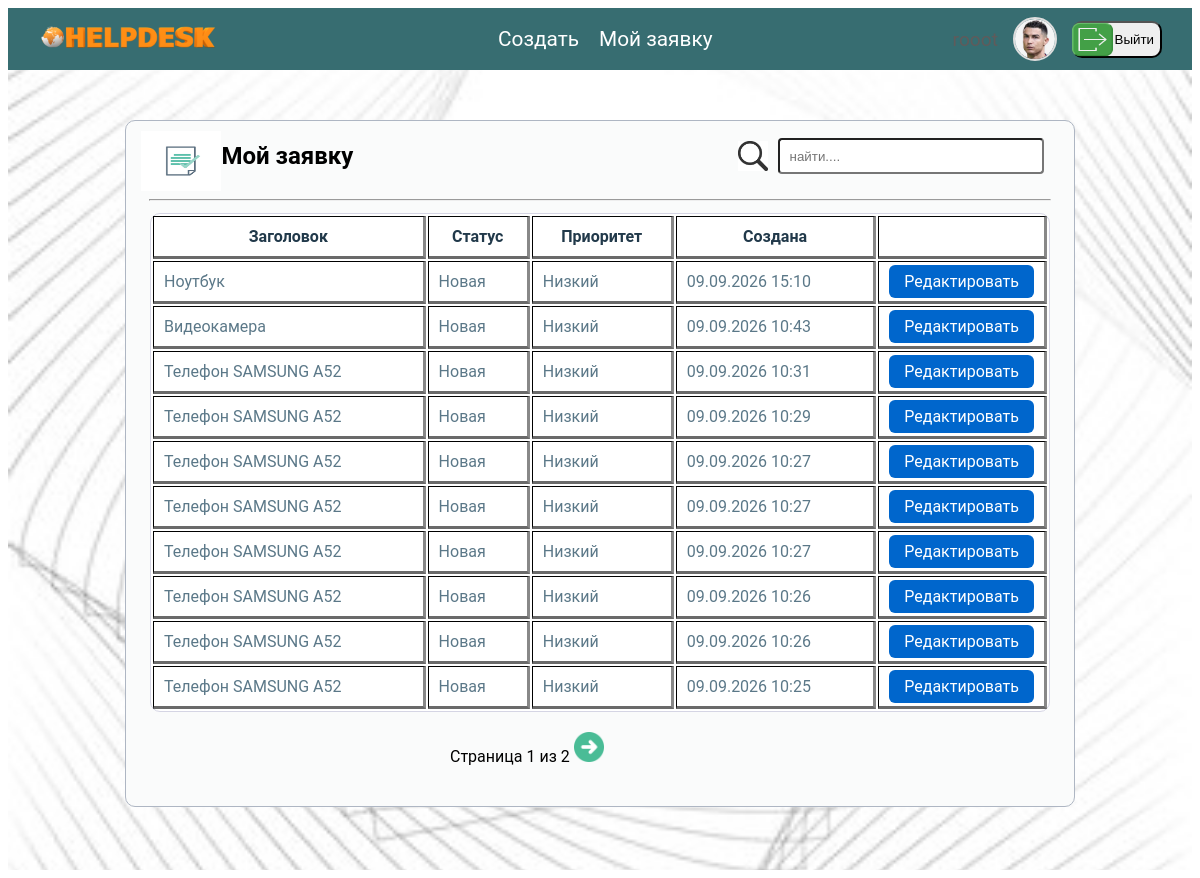
The app's page /tickets/my/ (signed in), older data.
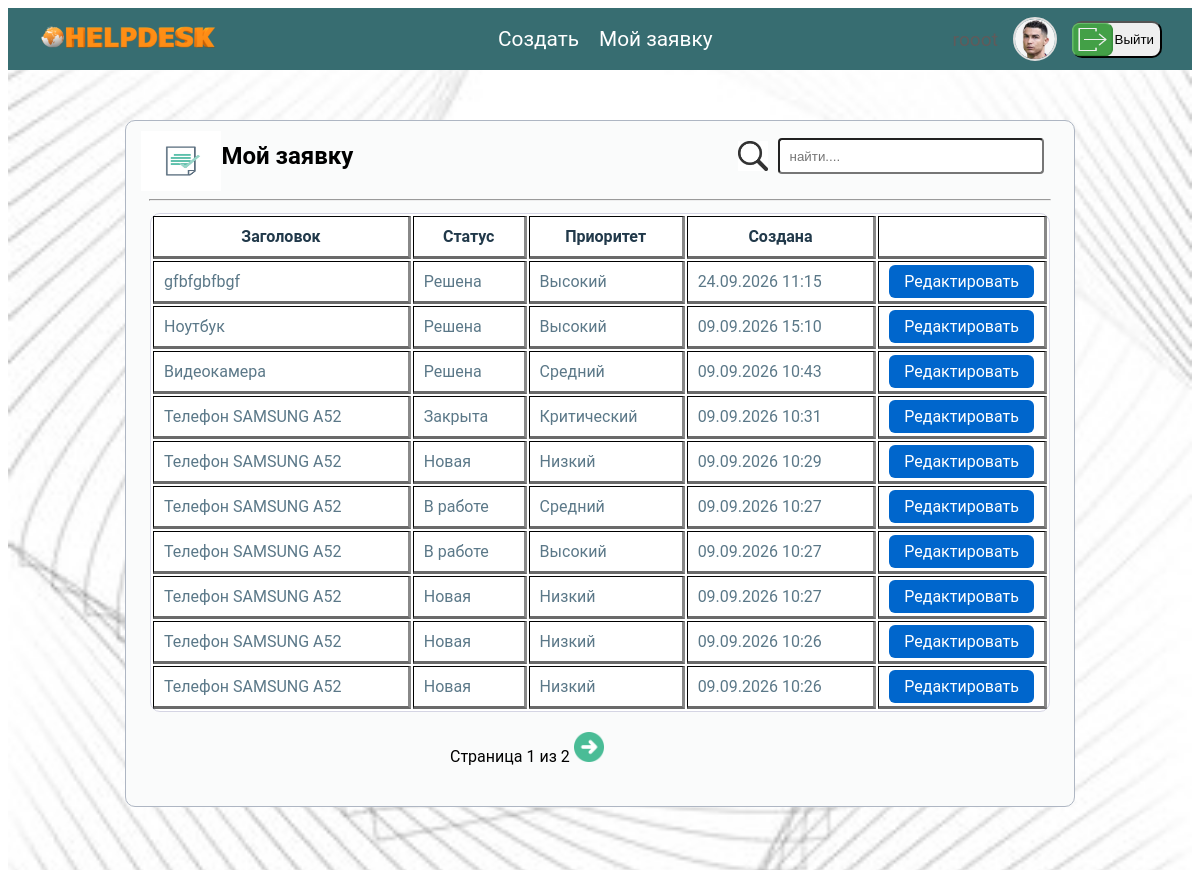
The same page, newer data.
### users/models.py (models this page shows, shortened)
class User(AbstractUser):
    class Roles(models.TextChoices):
        CLIENT = 'client', 'Клиент'
        SUPPORT = 'support', 'Сотрудник поддержки'
        ADMIN = 'admin', 'Администратор'
    role = models.CharField(max_length=10, choices=Roles.choices, default=Roles.CLIENT)
    photo = models.ImageField(upload_to='users/%Y/%m/%d', null=True, blank=True, verbose_name='Фотография')
    birth_date = models.DateField(blank=True, null=True, verbose_name='Дата рождения')
    ONLINE_THRESHOLD = timedelta(minutes=15)

### helpdeskside/models.py (models this page shows, shortened)
class Ticket(models.Model):
    class Status(models.TextChoices):
        NEW = 'NEW', 'Новая'
        IN_PROGRESS = 'IN_PROGRESS', 'В работе'
        WAITING = 'WT', 'Ожидание'
        RESOLVED = 'RL', 'Решена'
        CLOSED = 'CL', 'Закрыта'
    class Priority(models.TextChoices):
        LOW = 'LOW', 'Низкий'
        MEDIUM = 'MEDIUM', 'Средний'
        HIGH = 'HIGH', 'Высокий'
        CRITICAL = 'CRITICAL', 'Критический'
    title = models.CharField(max_length=250, verbose_name='Заголовка')
    description = models.TextField(verbose_name='Описание')
    author = models.ForeignKey(
        settings.AUTH_USER_MODEL,
        on_delete=models.CASCADE,
        related_name='created_tickets')
    assigned_to = models.ForeignKey(
        Employee,
        on_delete=models.SET_NULL,
        null=True,
        blank=True,
        related_name='tickets'
    )
    status = models.CharField(max_length=12, choices=Status.choices, default=Status.NEW)
    priority = models.CharField(max_length=8, choices=Priority.choices, default=Priority.LOW, verbose_name='Приоритет')
    created = models.DateTimeField(auto_now_add=True)
    updated = models.DateTimeField(auto_now=True)
    class Meta:
        ordering = ['-created']

### helpdeskside/views.py (the view)
# urls.py: path('tickets/my/', views.my_tickets, name='my_tickets'),
@login_required
@role_required('client')
def my_tickets(request):
    tickets = Ticket.objects.filter(author=request.user).order_by('-created')
    paginator = Paginator(tickets, 10)
    page_number = request.GET.get('page')
    page_obj = paginator.get_page(page_number)
    return render(request, 'helpdeskside/my_tickets.html', {'page_obj': page_obj})

### helpdeskside/templates/helpdeskside/my_tickets.html (shortened to what this page needs)
{% extends "users/client_dashboard.html" %}
{% load static %}
{% block my_tickets_content %}
<div class="my-tickets">
    <div class="my-tickets-search">
        <div class="my-tickets-title">
            <h2 class="my-tickets-title"><img src="/static/images/images 11.png" class="my-tickets-img">Мой заявку</h2>
        </div>
        <div class="my-tickets-search-row">
            <img src="/static/images/search-images13 .png" style="height: 30px;"><input type="text"
                                                                                        placeholder="найти...."
                                                                                        class="my-tickets-input">
        </div>
    </div>
    <hr style="width: 95%">
    <table border="1" cellpadding="10" class="my-tickets-table">
        <thead>
        <tr>
            <th>Заголовок</th>
            <th>Статус</th>
            <th>Приоритет</th>
            <th>Создана</th>
            <th></th>
        </tr>
        </thead>
        <tbody>
        {% for ticket in page_obj %}
        <tr>
            <td>
                {{ ticket.title }}
            </td>
            <td>{{ ticket.get_status_display }}</td>
            <td>{{ ticket.get_priority_display }}</td>
            <td>{{ ticket.created|date:"d.m.Y H:i" }}</td>
            <td style="width: 130px"><a href="{% url 'helpdeskside:client_ticket_detail' ticket.pk %}"
                                        class="user-ticket-detail-btn">Редактировать</a></td>
        </tr>
        {% empty %}
        <tr>
            <td colspan="4">У вас пока нет заявок.</td>
        </tr>
        {% endfor %}
        </tbody>
    </table>
    {% if page_obj.has_other_pages %}
    <div class="clinet-page-pagination">
        <span>Страница {{ page_obj.number }} из {{ page_obj.paginator.num_pages }}</span>
        {% if page_obj.has_next %}
        <a href="?page={{ page_obj.next_page_number }}" class="client-pagination-next"><img
                src="/static/images/next-ikonka.png"
                height="30px"></a>
        {% endif %}
    </div>
    {% endif %}
</div>
{% endblock %}

### users/templates/users/client_dashboard.html (shortened to what this page needs)
{% extends "helpdeskside/base.html" %}
{% load static %}
{% block content %}
<div class="client-page">
    <header class="main-header-top">
        <nav class="navbar">
            <a href="{% url 'helpdeskside:home' %}"><img src="/static/images/helpdesk.png" width="180" height="120"
                                                         style="margin-top: 10px"></a>
            <menu class="client-ticket-row">
                <a href="{% url 'helpdeskside:create_ticket' %}" class="ticket-navbar">Создать</a>
                <a href="{% url 'helpdeskside:my_tickets' %}" class="ticket-navbar">Мой заявку</a>
            </menu>
            <aside class="users-autenticate">
                {% if user.is_authenticated %}
                <a href="{% url 'users:profile'%}" class="users-information">{{ user.username }}</a>
                {% if user.photo %}
                <img src="{{ user.photo.url }}" alt="{{ user.username }}" class="user-avatar">
                {% else %}
                <img src="{% static 'images/default-avatar.png' %}" alt="{{ user.username }}" class="user-avatar">
                {% endif %}
                <div class="logout-side">
                    <form method="post" action="{% url 'users:logout' %}">
                        <button type="submit" class="logout-btn"><img src="/static/images/logout4.png"
                                                                      style="margin-left: -10px" width="80px"
                                                                      height="37px">Выйти
                        </button>
                    </form>
                </div>
                {% else %}
                <a href="{% url 'users:login' %}" class="users-information">Войти</a>
                <a href="{% url 'users:register' %}" class="users-information">Регистрация</a>
                {% endif %}
            </aside>
        </nav>
    </header>
    <div class="client-ticket-inform">
        <section class="dashboard-content">
            {% block my_tickets_content %}{% endblock %}
        </section>
    </div>
</div>
{% endblock %}

### helpdeskside/templates/helpdeskside/base.html (shortened to what this page needs)
<!DOCTYPE html>
{% load static %}
<html lang="ru">
<head>
    <link rel="stylesheet" href="{% static 'CSS.css' %}">
</head>
<body>
<main>
    {% block content %}
    {% endblock %}
</main>
</body>
</html>

### helpdeskside/static/CSS.css (style rules this page uses)
body { font-family: 'Roboto', sans-serif; }
a { text-decoration: none; }
table { background-color: white; color: white; border: 1px solid #dcd9d9; border-radius: 10px; }
td { color: #5b7888; border-color: #2f414a; border-bottom: inset; border-bottom-color: #6a6a6a; border-right: inset; border-right-color: #888888; }
th { color: #21394a; border-color: #2f414a; border-top-color: #3a4e59; border-bottom: inset; border-bottom-color: #6a6a6a; border-right: inset; border-right-color: #888888; }
tr { color: #f1eaea; border-color: #2f414a; border-bottom: inset; border-bottom-color: #6a6a6a; border-right: dashed; }
.client-page { display: flex; flex-direction: column; flex-wrap: wrap; }
.client-ticket-inform { width: 100%; min-height: 100vh; background-color: #e6f4f6; background-image: url("../static/images/technology-background-image10.jpg"); background-repeat: no-repeat; background-position: center center; background-size: cover; }
.client-ticket-row { display: flex; flex-direction: row; gap: 20px; }
.clinet-page-pagination { width: 300px; margin: 0 auto; margin-top: 20px; padding-bottom: 20px; }
.navbar { height: 60px; display: flex; flex-direction: row; align-items: center; justify-content: space-between; padding: 1px 30px 1px 30px; background-color: #376d71; }
.ticket-navbar { color: white; text-decoration: none; font-size: 1.3em; }
.users-autenticate { display: flex; flex-direction: row; align-items: center; gap: 15px; }
.users-information { color: #605b5b; text-decoration: none; font-size: 1.2em; }
.user-avatar { width: 40px; height: 40px; border-radius: 50%; object-fit: cover; border: 2px solid #ddd; }
.user-ticket-detail-btn { padding: 7px 15px; background-color: #0066cc; border-radius: 6px; border: none; color: white; font-size: 1em; }
.logout-btn { width: 90px; height: 37px; display: flex; flex-direction: row; align-items: center; border-radius: 10px; }
.my-tickets { width: 80%; border: 1px solid #aeb6c3; border-radius: 10px; background-color: #fafbfb; margin: 0 auto; margin-top: 50px; padding-bottom: 20px; }
.my-tickets-table { width: 95%; margin: 0 auto; margin-top: 12px; border-color: #d5d5e4; }
.my-tickets-search-row { display: flex; flex-direction: row; align-items: center; gap: 10px; }
.my-tickets-search { height: 70px; display: flex; flex-direction: row; justify-content: space-between; align-items: center; padding: 0px 30px 0px 15px; }
.my-tickets-title { display: flex; flex-direction: row; align-items: center; }
.my-tickets-input { width: 250px; height: 30px; border-radius: 4px; padding-left: 10px; }
.my-tickets-img { width: 80px; height: 60px; margin-top: 10px; }
tr { color: #224b65; }
.my-tickets-title { text-align: center; }

Row changes from the older to the newer data that the page shows:
no longer on this page (row unchanged): Ticket: title "Телефон SAMSUNG A52", status "Новая", priority "Низкий", created "09.09.2026 10:25"
added Ticket: title "gfbfgbfbgf", status "Решена", priority "Высокий", created "24.09.2026 11:15"
changed Ticket "Ноутбук": status "Новая" → "Решена"; priority "Низкий" → "Высокий"
changed Ticket "Видеокамера": status "Новая" → "Решена"; priority "Низкий" → "Средний"
changed Ticket: status "Новая" → "Закрыта"; priority "Низкий" → "Критический"
changed Ticket (number 6 of 10 on the later page): status "Новая" → "В работе"; priority "Низкий" → "Средний"
changed Ticket (number 7 of 10 on the later page): status "Новая" → "В работе"; priority "Низкий" → "Высокий"
